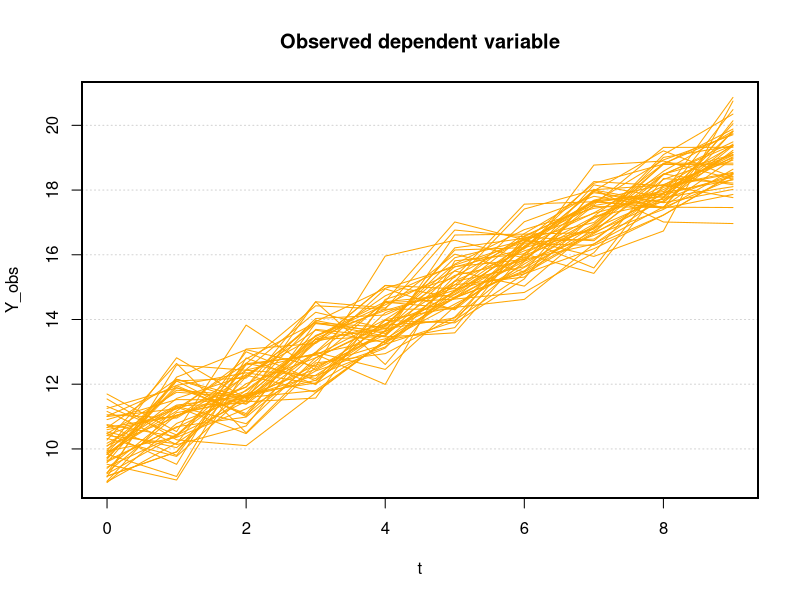
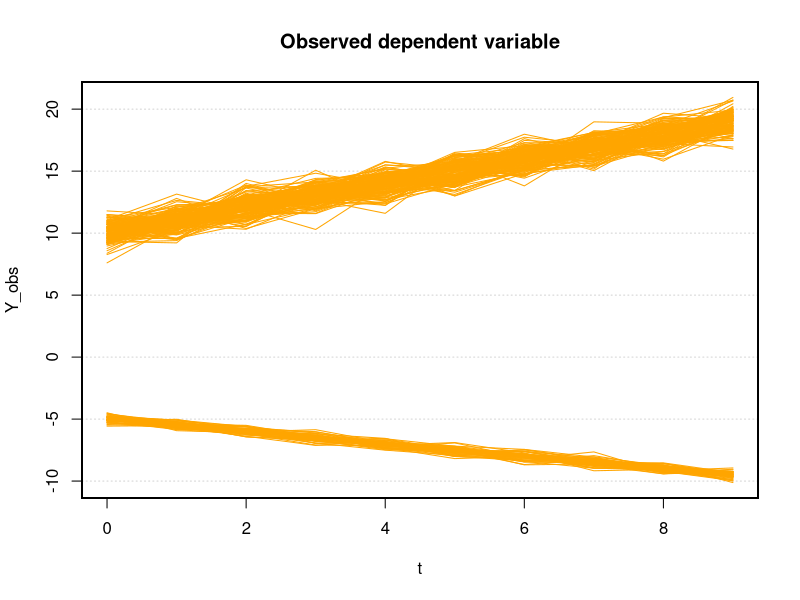

Reproduce these figures in R, in order.
## ---- chunk 1
knitr::opts_chunk$set(echo = FALSE)
## ---- chunk 2
# README
# required files:
# Dataset1_Yobs.xlsx
# Dataset2_Yobs.xlsx
## ---- chunk 3
# preparation
# set working directory
setwd("C:/Users/Diiim/Documents/ResearchAssistance/SimulationStudyData")

# set decimals to digits instead of scientific
options(scipen = 999)

# load packages
library(readxl)
## ---- chunk 4
# load observed dependent variable
Y_obs <- data.frame(read_excel("Dataset1_Yobs.xlsx", sheet = "Sheet 1"))

# number of individuals
N <- dim(Y_obs)[1]

# number of time periods
no_periods <- dim(Y_obs)[2]

# time periods
time_periods <- 0:(no_periods-1)
X <- matrix(data = time_periods, nrow = N, ncol = no_periods, byrow = TRUE)

# plot observed dependent variable
x <- time_periods

plot(x = x,
     y = c(min(Y_obs),
           max(Y_obs),
           rep(min(Y_obs), times = no_periods-2)),
     type = "l",
     col = "white",
     main = "Observed dependent variable",
     xlab = "t",
     ylab = "Y_obs")
  
grid(nx = NA, ny = NULL)
par(new = TRUE)
  
for (n in 1:N) {
  lines(x = x,
        y = Y_obs[n,],
        col = "orange")

box()
}
## ---- chunk 5
# load observed dependent variable
Y_obs <- data.frame(read_excel("Dataset2_Yobs.xlsx", sheet = "Sheet 1"))

# number of individuals
N <- dim(Y_obs)[1]

# number of time periods
no_periods <- dim(Y_obs)[2]

# time periods
time_periods <- 0:(no_periods-1)
X <- matrix(data = time_periods, nrow = N, ncol = no_periods, byrow = TRUE)

# plot observed dependent variable
x <- time_periods

plot(x = x,
     y = c(min(Y_obs),
           max(Y_obs),
           rep(min(Y_obs), times = no_periods-2)),
     type = "l",
     col = "white",
     main = "Observed dependent variable",
     xlab = "t",
     ylab = "Y_obs")
  
grid(nx = NA, ny = NULL)
par(new = TRUE)
  
for (n in 1:N) {
  lines(x = x,
        y = Y_obs[n,],
        col = "orange")

box()
}
